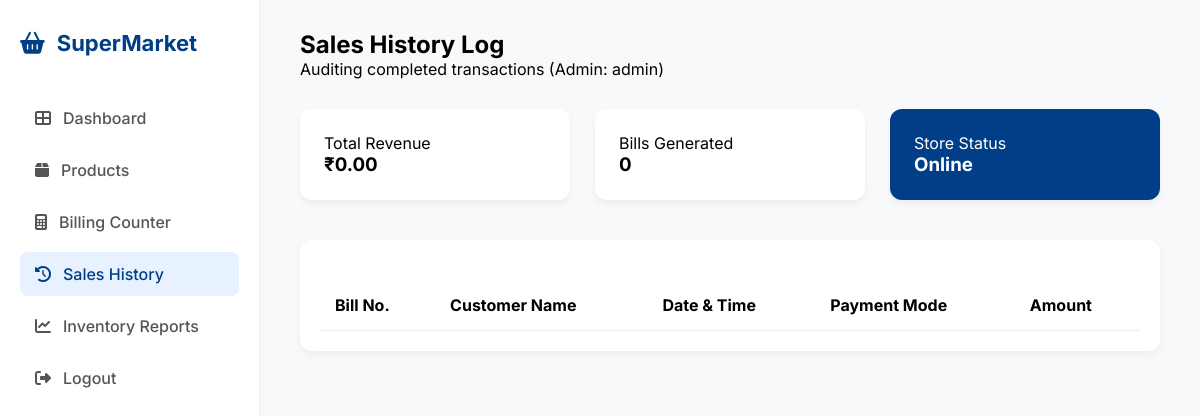
Page /history (signed in) on the earlier database version.
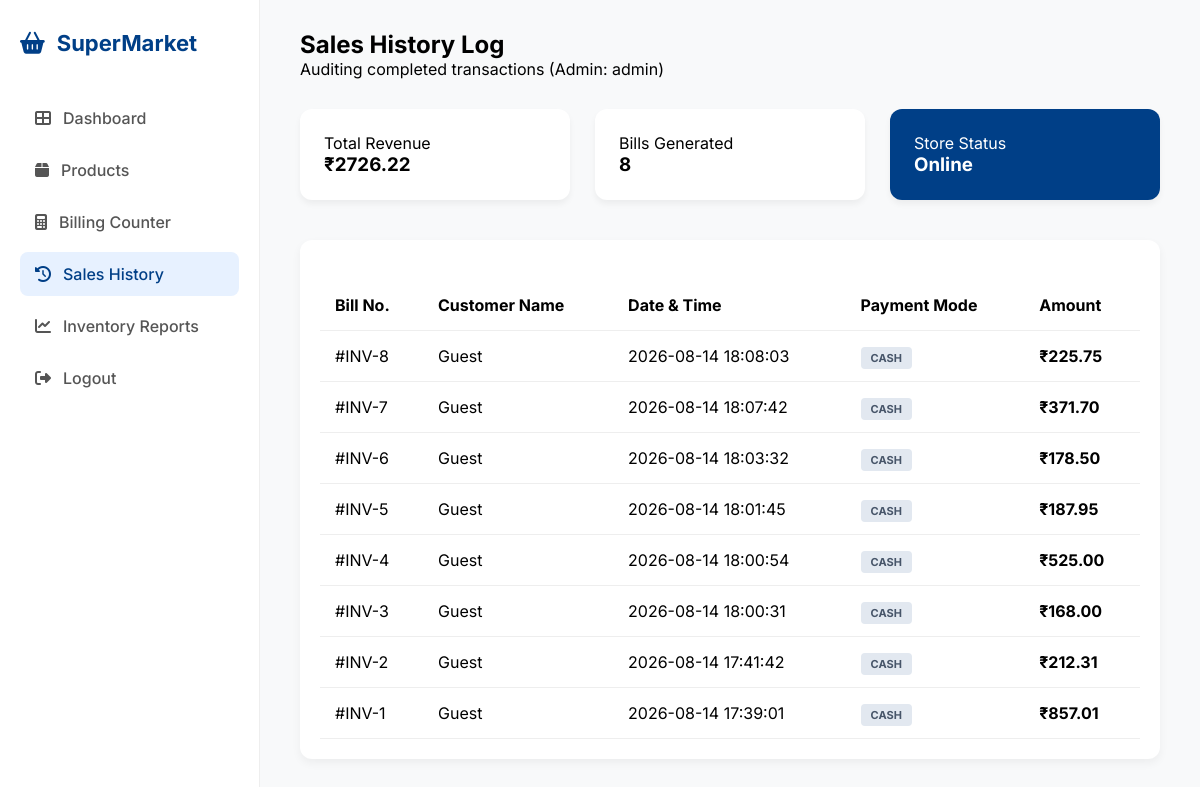
Same page on the later database version.
### tables this page shows
CREATE TABLE sales (
            id INTEGER PRIMARY KEY AUTOINCREMENT,
            customer_name TEXT,
            total_amount REAL,
            payment_mode TEXT,
            date_time DATETIME DEFAULT CURRENT_TIMESTAMP
        );

### app.py (the view)
@app.route('/history')
def history():
    if 'user' not in session or session['role'] != 'Admin': return redirect(url_for('login'))
    conn = get_db_connection()
    all_sales = conn.execute('SELECT * FROM sales ORDER BY id DESC').fetchall()
    total_rev = sum(sale['total_amount'] for sale in all_sales)
    conn.close()
    return render_template('history.html', sales=all_sales, total=total_rev, count=len(all_sales))

### app.py (called while the page is built)
def get_db_connection():
    conn = sqlite3.connect('supermarket.db')
    conn.row_factory = sqlite3.Row
    return conn

### templates/history.html (shortened to what this page needs)
<!DOCTYPE html>
<html lang="en">
<head>
    <link rel="stylesheet" href="https://cdnjs.cloudflare.com/ajax/libs/font-awesome/6.4.0/css/all.min.css">
    <link rel="stylesheet" href="{{ url_for('static', filename='style.css') }}">
</head>
<body class="dashboard-page">
    <div class="dashboard-wrapper">
        <aside class="sidebar">
            <div class="sidebar-brand">
                <i class="fas fa-shopping-basket"></i>
                <span>SuperMarket</span>
            </div>
          <nav class="nav-links">
    {% if session['role'] == 'Admin' %}
    <a href="/dashboard" class="nav-item"><i class="fas fa-th-large"></i> Dashboard</a>
    {% endif %}
    <a href="/products" class="nav-item"><i class="fas fa-box"></i> Products</a>
    <a href="/billing" class="nav-item"><i class="fas fa-calculator"></i> Billing Counter</a>
    {% if session['role'] == 'Admin' %}
    <a href="/history" class="nav-item active"><i class="fas fa-history"></i> Sales History</a>
    <a href="/reports" class="nav-item"><i class="fas fa-chart-line"></i> Inventory Reports</a>
    {% endif %}
</nav>
            <div class="sidebar-footer">
                <a href="/logout" class="nav-item"><i class="fas fa-sign-out-alt"></i> Logout</a>
            </div>
        </aside>
        <main class="main-content">
            <header class="top-header">
                <div class="header-info">
                    <h2>Sales History Log</h2>
                    <p>Auditing completed transactions (Admin: {{ session['user'] }})</p>
                </div>
            </header>
            <div class="stats-grid">
                <div class="stat-card">
                    <p>Total Revenue</p>
                    <h3>₹{{ "%.2f"|format(total) }}</h3>
                </div>
                <div class="stat-card">
                    <p>Bills Generated</p>
                    <h3>{{ count }}</h3>
                </div>
                <div class="stat-card blue-card">
                    <p>Store Status</p>
                    <h3>Online</h3>
                </div>
            </div>
            <div class="history-table-card">
                <table class="data-table">
                    <thead>
                        <tr>
                            <th>Bill No.</th>
                            <th>Customer Name</th>
                            <th>Date & Time</th>
                            <th>Payment Mode</th>
                            <th>Amount</th>
                        </tr>
                    </thead>
                    <tbody>
                        {% for sale in sales %}
                        <tr>
                            <td>#INV-{{ sale['id'] }}</td>
                            <td style="text-transform: capitalize;">{{ sale['customer_name'] }}</td>
                            <td>{{ sale['date_time'] }}</td>
                            <td>
                                <span class="pay-badge
                                    {% if sale['payment_mode'] == 'Cash' %}cash
                                    {% elif sale['payment_mode'] == 'Card' %}card
                                    {% else %}digital{% endif %}">
                                    {{ sale['payment_mode'] | upper }}
                                </span>
                            </td>
                            <td><strong>₹{{ "%.2f"|format(sale['total_amount']) }}</strong></td>
                        </tr>
                        {% endfor %}
                    </tbody>
                </table>
            </div>
        </main>
    </div>
</body>
</html>

### static/style.css (style rules this page uses)
:root { --primary: #003f87; --bg: #fbf9f8; --white: #ffffff; --text: #1b1c1c; --text-muted: #64748b; --border: #e2e8f0; }
* { margin: 0; padding: 0; box-sizing: border-box; font-family: 'Inter', sans-serif; }
.dashboard-wrapper { display: flex; height: 100vh; overflow: hidden; background-color: #f8f9fa; }
.sidebar { width: 260px; background: white; border-right: 1px solid #eee; display: flex; flex-direction: column; padding: 30px 20px; height: 100vh; }
.sidebar-brand { display: flex; align-items: center; gap: 12px; font-size: 22px; font-weight: 700; color: #003f87; margin-bottom: 40px; }
.nav-item { display: flex; align-items: center; gap: 12px; padding: 12px 15px; color: #555; text-decoration: none; margin-bottom: 8px; border-radius: 8px; font-weight: 500; }
.nav-item.active { background: #e7f1ff; color: #003f87; }
.main-content { flex: 1; padding: 30px 40px; overflow-y: auto; height: 100vh; }
.top-header { display: flex; justify-content: space-between; align-items: center; margin-bottom: 30px; }
.stats-grid { display: grid; grid-template-columns: repeat(3, 1fr); gap: 25px; margin-bottom: 40px; }
.stat-card { background: white; padding: 24px; border-radius: 12px; box-shadow: 0 4px 6px rgba(0,0,0,0.05); }
.blue-card { background: #003f87; color: white; }
.data-table { width: 100%; border-collapse: collapse; margin-top: 20px; }
.data-table th, .data-table td { padding: 15px; text-align: left; border-bottom: 1px solid #eee; }
.history-table-card { background: white; padding: 20px; border-radius: 12px; box-shadow: 0 4px 10px rgba(0,0,0,0.05); margin-top: 20px; }
.pay-badge { padding: 4px 10px; border-radius: 4px; font-size: 11px; font-weight: 700; }
.pay-badge.cash { background: #e2e8f0; color: #475569; }

Differences in the rows shown:
added sales: id "8", customer_name "Guest", date_time "2026-08-14 18:08:03", payment_mode "CASH", total_amount "225.75"
added sales: id "7", customer_name "Guest", date_time "2026-08-14 18:07:42", payment_mode "CASH", total_amount "371.70"
added sales: id "6", customer_name "Guest", date_time "2026-08-14 18:03:32", payment_mode "CASH", total_amount "178.50"
added sales: id "5", customer_name "Guest", date_time "2026-08-14 18:01:45", payment_mode "CASH", total_amount "187.95"
added sales: id "4", customer_name "Guest", date_time "2026-08-14 18:00:54", payment_mode "CASH", total_amount "525.00"
added sales: id "3", customer_name "Guest", date_time "2026-08-14 18:00:31", payment_mode "CASH", total_amount "168.00"
added sales: id "2", customer_name "Guest", date_time "2026-08-14 17:41:42", payment_mode "CASH", total_amount "212.31"
added sales: id "1", customer_name "Guest", date_time "2026-08-14 17:39:01", payment_mode "CASH", total_amount "857.01"
Other differences:
{{ "%.2f"|format(total) }}: "0.00" → "2726.22"
{{ count }}: "0" → "8"
